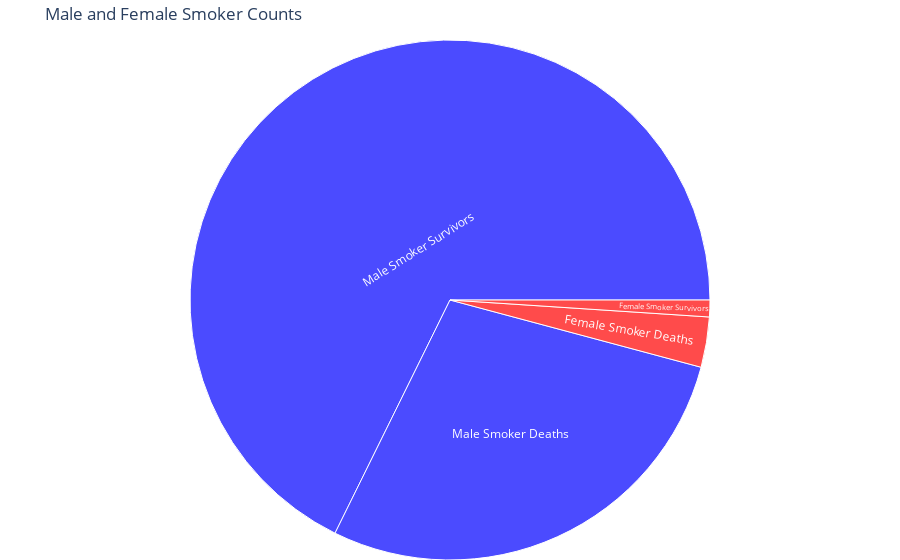

The notebook cell this image was saved under:
### Code cell
# Create a DataFrame

df = pd.DataFrame({
    'Categories': ['Male Smoker Deaths', 'Female Smoker Deaths', 'Male Smoker Survivors', 'Female Smoker Survivors'],
    'Counts': [27, 3, 65, 1]
})

# Create a sunburst chart
fig = px.sunburst(df, path=['Categories'], values='Counts', color='Categories',
                  color_discrete_map={'Male Smoker Deaths': 'blue', 'Female Smoker Deaths': 'red',
                                      'Male Smoker Survivors': 'blue', 'Female Smoker Survivors': 'red'},
                  title='Male and Female Smoker Counts')

# Update layout for better presentation
fig.update_layout(margin=dict(l=0, r=0, b=0, t=40))

# Show the chart
fig.show()

### Figure 1 — Plotly figure (JSON) as saved in the notebook; plotly's stock layout.template omitted (floating-point values rounded to 4 significant figures)
{"data": [{"branchvalues": "total", "customdata": [["Female Smoker Survivors"], ["Male Smoker Survivors"], ["Female Smoker Deaths"], ["Male Smoker Deaths"]], "domain": {"x": [0, 1], "y": [0, 1]}, "hovertemplate": "labels=%{label}<br>Counts=%{value}<br>parent=%{parent}<br>id=%{id}<br>Categories=%{customdata[0]}<extra></extra>", "ids": ["Female Smoker Survivors", "Male Smoker Survivors", "Female Smoker Deaths", "Male Smoker Deaths"], "labels": ["Female Smoker Survivors", "Male Smoker Survivors", "Female Smoker Deaths", "Male Smoker Deaths"], "marker": {"colors": ["red", "blue", "red", "blue"]}, "name": "", "parents": ["", "", "", ""], "type": "sunburst", "values": [1, 65, 3, 27]}], "layout": {"legend": {"tracegroupgap": 0}, "margin": {"b": 0, "l": 0, "r": 0, "t": 40}, "title": {"text": "Male and Female Smoker Counts"}}}
